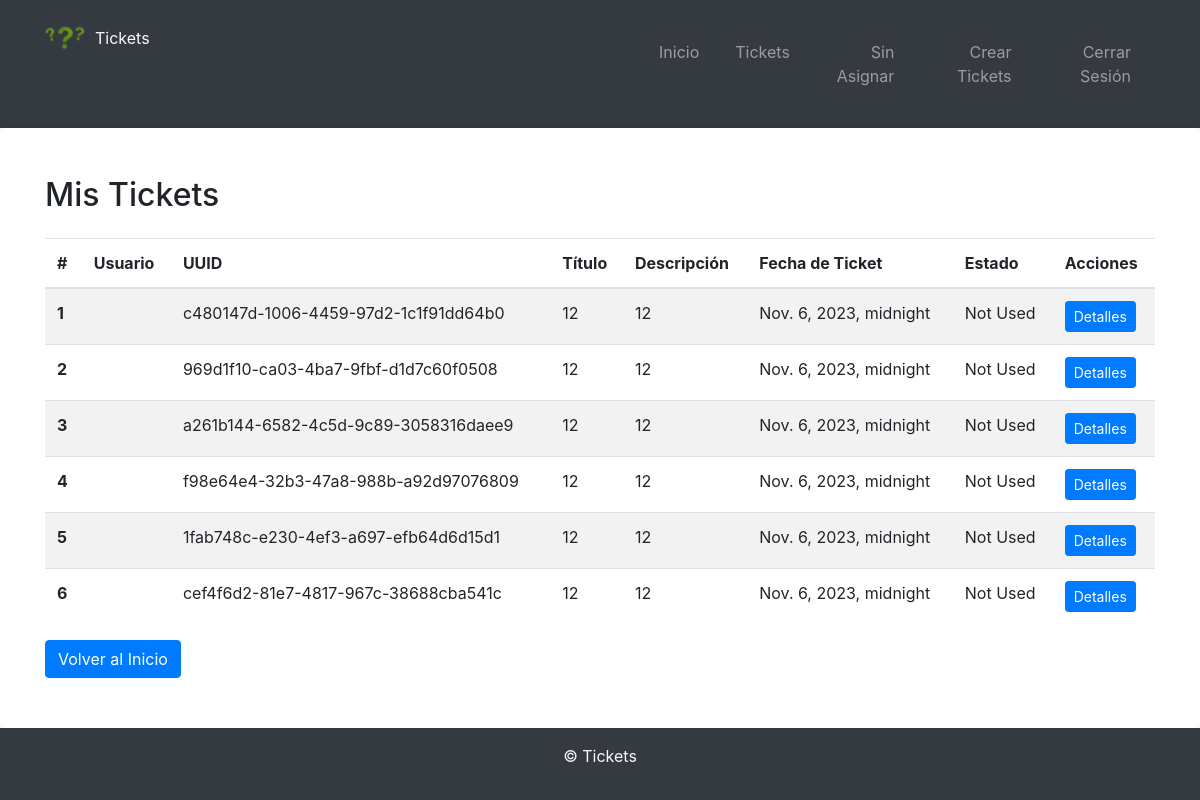
The page /tickets/unassigned/ (signed in) on the database as committed earlier.
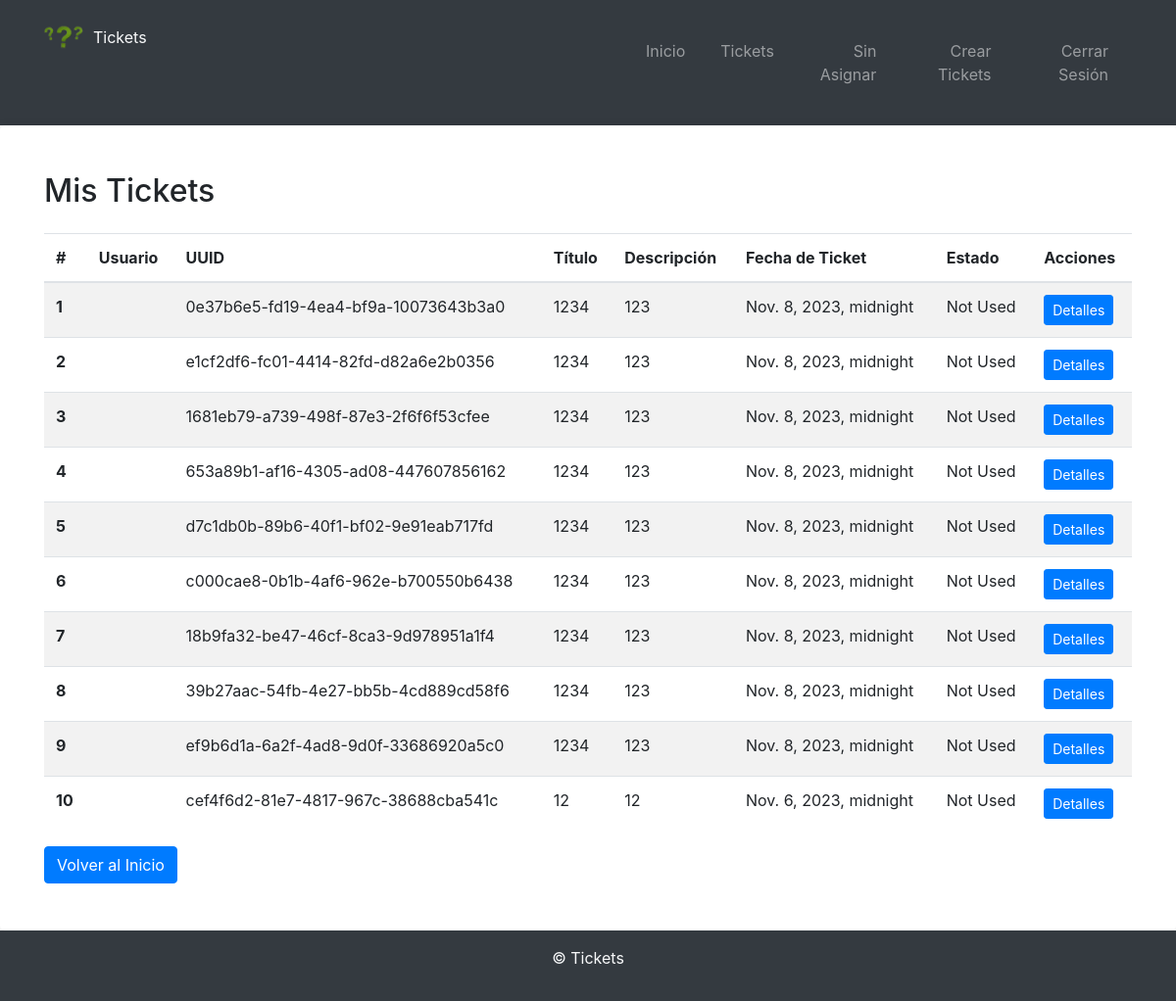
The same page on the database as committed later.
### tickets_app/models.py (models this page shows, shortened)
class Tickets(models.Model):
    uuid = models.UUIDField(default=uuid.uuid4, editable=False, unique=True)
    user = models.ForeignKey(settings.AUTH_USER_MODEL, on_delete=models.SET_NULL, null=True)
    title = models.CharField(max_length=100)
    description = models.TextField()
    ticket_date = models.DateTimeField()
    status = models.CharField(max_length=50, default='Not Used')
    finish_date = models.DateTimeField()
    last_used = models.DateTimeField(null=True, blank=True)
    type_ticket = models.CharField(max_length=50, default='Day')
    class Meta:
        ordering = ['-ticket_date']

### tickets_app/views.py (the view)
# urls.py: path('unassigned/', unassigned_tickets, name='unassigned')
@user_passes_test(lambda u: u.is_superuser and u.email_verified)
def unassigned_tickets(request):
    tickets = Tickets.objects.filter(user=None).order_by('-ticket_date')
    return render(request, 'tickets/all.html', {'tickets': tickets})

### templates/tickets/all.html (shortened to what this page needs)
{% extends "base.html" %}
{% block content %}
<div class="row">
    <div class="col">
        <h2 class="mb-4">Mis Tickets</h2>
        <table class="table table-striped">
            <thead>
                <tr>
                    <th scope="col">#</th>
                    {% if request.user.is_superuser %}
                        <th scope="col">Usuario</th>
                        <th scope="col">UUID</th>
                    {% endif %}
                    <th scope="col">Título</th>
                    <th scope="col">Descripción</th>
                    <th scope="col">Fecha de Ticket</th>
                    <th scope="col">Estado</th>
                    <th scope="col">Acciones</th>
                </tr>
            </thead>
            <tbody>
                {% for ticket in tickets %}
                <tr>
                    <th scope="row">{{ forloop.counter }}</th>
                    {% if request.user.is_superuser %}
                        <td>{{ ticket.user.username }}</td>
                        <td>{{ ticket.uuid }}</td>
                    {% endif %}
                    <td>{{ ticket.title }}</td>
                    <td>{{ ticket.description }}</td>
                    <td>{{ ticket.ticket_date }}</td>
                    <td>{{ ticket.status }}</td>
                    <td>
                        <a href="{% url 'details' ticket.uuid %}" class="btn btn-sm btn-primary">Detalles</a>
                    </td>
                </tr>
                {% endfor %}
            </tbody>
        </table>
        <a href="{% url 'home' %}" class="btn btn-primary">Volver al Inicio</a>
    </div>
</div>
{% endblock %}

### templates/base.html (shortened to what this page needs)
{% load static %}
<!DOCTYPE html>
<html lang="es">
<head>
    <link rel="stylesheet" type="text/css" href="{% static 'css/style.css' %}">
    <link rel="stylesheet" href="https://stackpath.bootstrapcdn.com/bootstrap/4.5.2/css/bootstrap.min.css">
</head>
<body>
<header class="bg-dark text-light py-4">
    <div class="container">
        <div class="row">
            <div class="col">
                <a href="#" class="logo-link"><img src="{% static 'img/logo.png' %}"
                                                   alt="Logo" class="logo">Tickets</a>
            </div>
            <div class="col text-right">
                <nav class="navbar navbar-expand-lg navbar-dark">
                    <div class="collapse navbar-collapse" id="navbarNav">
                        <ul class="navbar-nav ml-auto">
                            <li class="nav-item">
                                <a class="nav-link" href="{% url 'home' %}">Inicio</a>
                            </li>
                            {% if user.is_authenticated %}
                                <li class="nav-item">
                                    <a class="nav-link" href="{% url 'all' %}">Tickets</a>
                                </li>
                                {% if user.is_superuser %}
                                    <li class="nav-item">
                                        <a class="nav-link" href="{% url 'unassigned' %}">Sin Asignar</a>
                                    </li>
                                    <li class="nav-item">
                                        <a class="nav-link" href="{% url 'create' %}">Crear Tickets</a>
                                    </li>
                                {% endif %}
                                <li class="nav-item">
                                    <a class="nav-link" href="{% url 'logout' %}">Cerrar Sesión</a>
                                </li>
                            {% endif %}
                        </ul>
                    </div>
                </nav>
            </div>
        </div>
    </div>
</header>
<main class="py-5">
    <div class="container">
        {% block content %}
        {% endblock %}
    </div>
</main>
<footer class="bg-dark text-light py-3 mt-auto">
    <div class="container">
        <p class="text-center">&copy; {{ year|date:"Y" }} Tickets</p>
    </div>
</footer>
</body>
</html>

### static/css/style.css (style rules this page uses)
body { font-family: Arial, sans-serif; background-color: #f5f5f5; display: flex; flex-direction: column; min-height: 100vh; margin: 0; }
header { background-color: #343a40; color: #fff; padding: 1.25rem 0; text-align: center; }
header nav ul { list-style: none; padding: 0; }
header nav ul li { display: inline; margin-left: 1.25rem; }
main { flex-grow: 1; background-color: #fff; padding: 1.25rem; border-radius: 0.3125rem; box-shadow: 0 0 0.625rem rgba(0, 0, 0, 0.1); }
footer { background-color: #343a40; color: #fff; text-align: center; padding: 0.625rem 0; margin-top: auto; }
.logo-link { display: flex; align-items: center; text-decoration: none; color: inherit; }
.logo { width: 40px; height: auto; margin-right: 10px; transition: opacity 0.3s; }

Rows that differ between the two databases and show on the page:
no longer on this page (row edited): Tickets: uuid "c480147d-1006-4459-97d2-1c1f91dd64b0", title "12", description "12", ticket_date "Nov. 6, 2023, midnight", status "Not Used"
no longer on this page (row edited): Tickets: uuid "969d1f10-ca03-4ba7-9fbf-d1d7c60f0508", title "12", description "12", ticket_date "Nov. 6, 2023, midnight", status "Not Used"
no longer on this page (row edited): Tickets: uuid "a261b144-6582-4c5d-9c89-3058316daee9", title "12", description "12", ticket_date "Nov. 6, 2023, midnight", status "Not Used"
no longer on this page (row edited): Tickets: uuid "f98e64e4-32b3-47a8-988b-a92d97076809", title "12", description "12", ticket_date "Nov. 6, 2023, midnight", status "Not Used"
no longer on this page (row edited): Tickets: uuid "1fab748c-e230-4ef3-a697-efb64d6d15d1", title "12", description "12", ticket_date "Nov. 6, 2023, midnight", status "Not Used"
added Tickets: uuid "0e37b6e5-fd19-4ea4-bf9a-10073643b3a0", title "1234", description "123", ticket_date "Nov. 8, 2023, midnight", status "Not Used"
added Tickets: uuid "e1cf2df6-fc01-4414-82fd-d82a6e2b0356", title "1234", description "123", ticket_date "Nov. 8, 2023, midnight", status "Not Used"
added Tickets: uuid "1681eb79-a739-498f-87e3-2f6f6f53cfee", title "1234", description "123", ticket_date "Nov. 8, 2023, midnight", status "Not Used"
added Tickets: uuid "653a89b1-af16-4305-ad08-447607856162", title "1234", description "123", ticket_date "Nov. 8, 2023, midnight", status "Not Used"
added Tickets: uuid "d7c1db0b-89b6-40f1-bf02-9e91eab717fd", title "1234", description "123", ticket_date "Nov. 8, 2023, midnight", status "Not Used"
added Tickets: uuid "c000cae8-0b1b-4af6-962e-b700550b6438", title "1234", description "123", ticket_date "Nov. 8, 2023, midnight", status "Not Used"
added Tickets: uuid "18b9fa32-be47-46cf-8ca3-9d978951a1f4", title "1234", description "123", ticket_date "Nov. 8, 2023, midnight", status "Not Used"
added Tickets: uuid "39b27aac-54fb-4e27-bb5b-4cd889cd58f6", title "1234", description "123", ticket_date "Nov. 8, 2023, midnight", status "Not Used"
added Tickets: uuid "ef9b6d1a-6a2f-4ad8-9d0f-33686920a5c0", title "1234", description "123", ticket_date "Nov. 8, 2023, midnight", status "Not Used"
